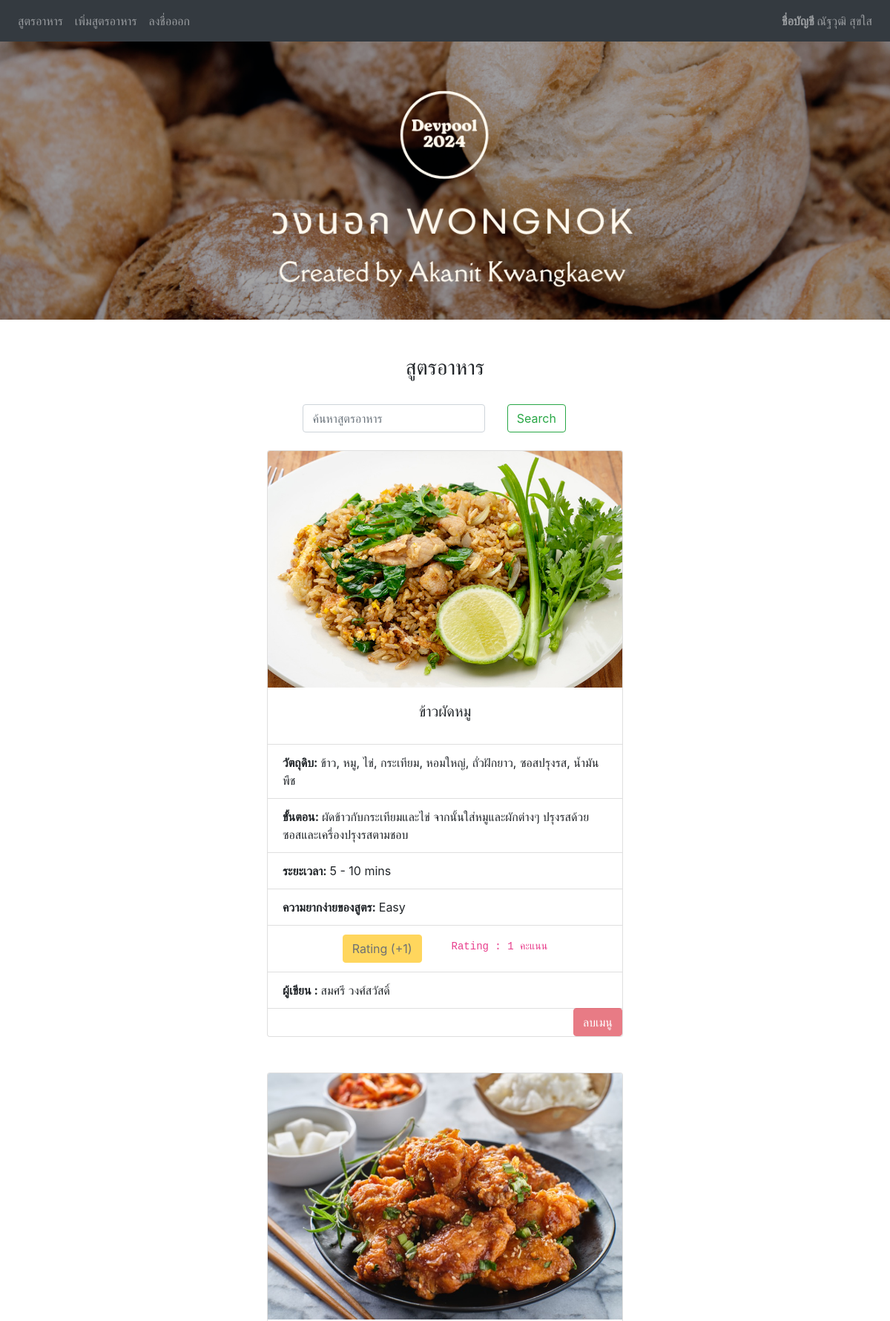
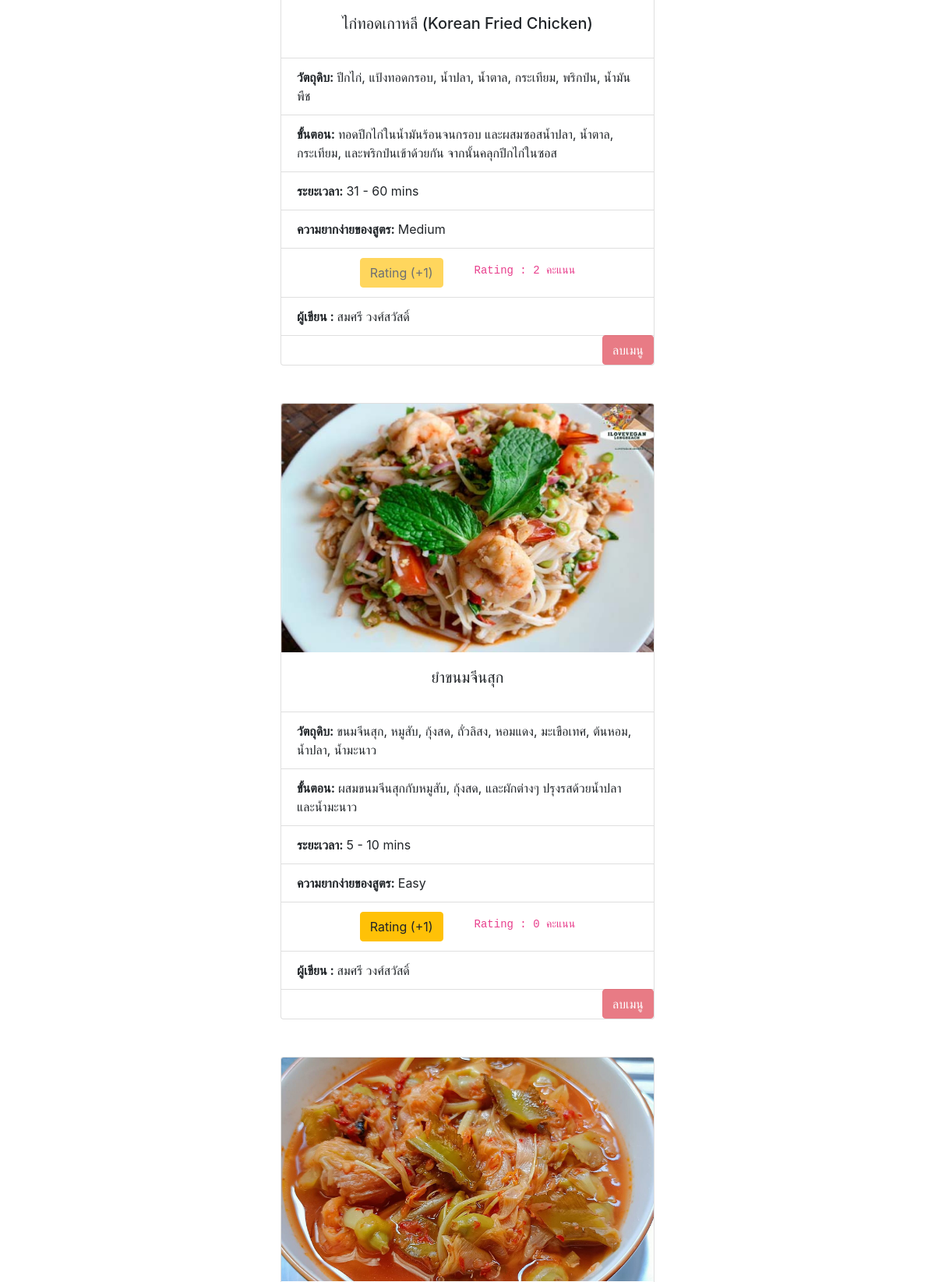
The app's page /food (signed in, upper part) with its own data (2 pictures, top to bottom).
### website/models.py (models this page shows)
class User(db.Model, UserMixin):
    id = db.Column(db.Integer, primary_key=True)
    email = db.Column(db.String(150), unique=True)
    password = db.Column(db.String(150))
    first_name = db.Column(db.String(150))
    notes = db.relationship('Note')
    foods = db.relationship('Food')

class Food(db.Model):
    id = db.Column(db.Integer, primary_key=True)
    food_name = db.Column(db.String(10000))
    food_raw = db.Column(db.String(10000))
    food_step = db.Column(db.String(10000))
    food_time = db.Column(db.Integer)
    food_rating = db.Column(db.Integer)
    food_image_path = db.Column(db.String(10000))  # Add this line for food_image_path column
    difficult_level = db.Column(db.Integer)
    date = db.Column(db.DateTime(timezone=True), default=func.now())
    user_id = db.Column(db.Integer, db.ForeignKey('user.id'))

class RatingMemory(db.Model):
    id = db.Column(db.Integer, primary_key=True)
    food_id = db.Column(db.Integer)
    user_id = db.Column(db.Integer, db.ForeignKey('user.id'))

### website/views.py (the view)
@views.route('/food', methods=['GET','POST'])
@login_required
def food():
     food_dmm = Food.query.all()
     if request.method == 'POST':
          search_term = request.form.get('search_term', None)
          print(search_term )
          food_dmm = Food.query.filter(Food.food_name.contains(search_term)).all()
     else:
          food_dmm = Food.query.all()
     if food_dmm:
          print(food_dmm [0].food_name)
          print(food_dmm [0].food_image_path )
     return render_template("food.html", food_dmm=food_dmm, current_user=current_user, Find_username=Find_username,Is_rating=Is_rating, Count_rating=Count_rating )

### website/__init__.py (called while the page is built)
def create_app():
    app = Flask(__name__)
    app.config['SECRET_KEY'] = 'any_leters'
    app.config['SQLALCHEMY_DATABASE_URI'] = f'sqlite:///{DB_NAME}'
    db.init_app(app)
    from .auth import auth
    from .views import views
    app.register_blueprint(views, url_prefix = '/')
    app.register_blueprint(auth, url_prefix = '/')
    from .models import User
    with app.app_context():
        db.create_all()
    login_manager = LoginManager()
    login_manager.login_view = 'auth.login'
    login_manager.init_app(app)
    @login_manager.user_loader
    def load_user(id):
        return User.query.get(int(id))
    return app

### website/views.py (called while the page is built)
def Find_username(id_input):
     all_users = User.query.all()
     for usr in all_users :
          if usr.id == id_input:
               print(usr.first_name)
               return usr.first_name

def Is_rating(food_id):
     status = False
     all_Score_ = RatingMemory.query.all()
     user_dmm = []
     for score_ in all_Score_ :
          if score_.food_id == food_id :
               user_dmm.append(score_.user_id)
     my_list = list(set(user_dmm))
     for item in my_list:
          if item == current_user.id:
               status = True
     return status

def Count_rating(food_id):
     all_Score_ = RatingMemory.query.all()
     user_dmm = []
     for score_ in all_Score_ :
          if score_.food_id == food_id :
               user_dmm.append(score_.user_id)
     my_list = list(set(user_dmm))
     return len( my_list )

### website/templates/food.html (shortened to what this page needs)
{% extends "base.html" %} {% block title %}วงนอก{% endblock %}
{% block content%}
<h3 align="center">สูตรอาหาร</h3>
<div style="display: flex; justify-content:center;">
  <form method="POST">
    <div class="container-fluid">
      <div class="row justify-content-center">
        <div class="col-md-10 col-lg-8">
          <input type="text" class="form-control me-2" id="search_term" name="search_term" placeholder="ค้นหาสูตรอาหาร">
        </div>
        <div class="col-md-4 col-lg-4 order-md-last">
          <button type="submit" class="btn btn-outline-success">Search</button>
        </div>
      </div>
    </div>
  </form>
</div>
{% for n in food_dmm %}
<div class="manu_block" align="center">
<div class="card" style="width: 30rem;" >
  <img class="card-img-top" src= {{ n.food_image_path }} alt="Card image cap">
  <div class="card-body">
    <h5 class="card-title">{{n.food_name}}</h5>
  </div>
  <ul class="list-group list-group-flush" align="left">
    <li class="list-group-item"><b>วัตถุดิบ:  </b>{{n.food_raw}} </li>
    <li class="list-group-item"><b>ขั้นตอน:  </b>{{n.food_step}} </li>
    <li class="list-group-item"><b>ระยะเวลา:  </b>{{ n.food_time}} </li>
    <li class="list-group-item"><b>ความยากง่ายของสูตร:  </b>{{n.difficult_level}} </li>
    <li class="list-group-item" style="display: flex; justify-content: center; align-items: center;"><p class="h6 order-md-last" style="margin-left: 40px;"> <code> Rating :  {{ Count_rating(n.id) }} คะแนน</code></p>
          <form method="POST" action="/rating/{{ n.id }} " align="right">
            {%if Is_rating(n.id) or current_user.id == n.user_id %}
              <button type="submit" class="btn btn-warning disabled" disabled> Rating (+1) </button>
            {%else%}
              <button type="submit" class="btn btn-warning" > Rating (+1) </button>
            {% endif %}
          </form>
    </li>
    <li class="list-group-item">
        {% if Find_username(n.user_id) %}
          <b>ผู้เขียน : </b> {{ Find_username(n.user_id) }}
        {% endif %}
  </li>
  </ul>
    <div class="button_delete_manu" align="right">
    <form method="POST" action="/delete_food/{{ n.id }}">
          {%if  current_user.is_authenticated and current_user.id == n.user_id %}
              <button type="submit" class="btn btn-danger" >ลบเมนู</button>
            {%else%}
            <button type="submit" class="btn btn-danger" disabled>ลบเมนู</button>
            {% endif %}
    </form>
</div>
</div>
</div>
</div>
{% endfor %}
      {% endblock %}

### website/templates/base.html (shortened to what this page needs)
<!DOCTYPE html>
    <head>
    <link rel="stylesheet" href="https://cdn.jsdelivr.net/npm/bootstrap@4.3.1/dist/css/bootstrap.min.css">
    </head>
<body>
  <nav class="navbar navbar-expand-lg navbar-dark bg-dark">
    <div class="collapse navbar-collapse" id="navbar">
        <div class="navbar-nav mr-auto">
            {% if current_user.is_authenticated %}
                <a class="nav-item nav-link" id="home" href="/food">สูตรอาหาร</a>
                <a class="nav-item nav-link" id="food_form" href="/food_form">เพิ่มสูตรอาหาร</a>
                <a class="nav-item nav-link" id="logout" href="/logout">ลงชื่อออก</a>
            {% else %}
                <a class="nav-item nav-link" id="home" href="/food_publish">เลือกสูตรอาหาร</a>
                <a class="nav-item nav-link" id="login" href="/login">เข้าสู่ระบบ</a>
                <a class="nav-item nav-link" id="signUp" href="/sign-up">สมัครสมาชิก</a>
            {% endif %}
        </div>
        {% if current_user.is_authenticated %}
            <div class="navbar-nav ml-auto">
                <span class="nav-item nav-link"> <b>ชื่อบัญชี </b>{{ current_user.first_name }}</span>
            </div>
        {% endif %}
    </div>
</nav>
      <div >
        <img src="{{url_for('static', filename='WONGNOK.png')}}" align="middle" style="width: 100%;"/>
      </div>
      <div class="container">
        {% block content %}
        {% endblock %}
</body>
</html>

### records on screen
User: first_name "ณัฐวุฒิ สุขใส"
Food: food_image_path (picture), food_name "ข้าวผัดหมู", food_raw "ข้าว, หมู, ไข่, กระเทียม, หอมใหญ่, ถั่วฝักยาว, ซอสปรุงรส, น้ำมันพืช", food_step "ผัดข้าวกับกระเทียมและไข่ จากนั้นใส่หมูและผักต่างๆ ปรุงรสด้วยซอสและเครื่องปรุงรสตามชอบ", food_time "5 - 10 mins", difficult_level "Easy", id.food_id "1", shows "Rating (+1)", shows "ลบเมนู"
User: first_name "สมศรี วงศ์สวัสดิ์"
Food: food_image_path (picture), food_name "ไก่ทอดเกาหลี (Korean Fried Chicken)", food_raw "ปีกไก่, แป้งทอดกรอบ, น้ำปลา, น้ำตาล, กระเทียม, พริกป่น, น้ำมันพืช", food_step "ทอดปีกไก่ในน้ำมันร้อนจนกรอบ และผสมซอสน้ำปลา, น้ำตาล, กระเทียม, และพริกป่นเข้าด้วยกัน จากนั้นคลุกปีกไก่ในซอส", food_time "31 - 60 mins", difficult_level "Medium", id.food_id "2", shows "Rating (+1)", shows "ลบเมนู"
Food: food_image_path (picture), food_name "ยำขนมจีนสุก", food_raw "ขนมจีนสุก, หมูสับ, กุ้งสด, ถั่วลิสง, หอมแดง, มะเขือเทศ, ต้นหอม, น้ำปลา, น้ำมะนาว", food_step "ผสมขนมจีนสุกกับหมูสับ, กุ้งสด, และผักต่างๆ ปรุงรสด้วยน้ำปลาและน้ำมะนาว", food_time "5 - 10 mins", difficult_level "Easy", food_rating "0", shows "Rating (+1)", shows "ลบเมนู"
Food: food_image_path (picture)
